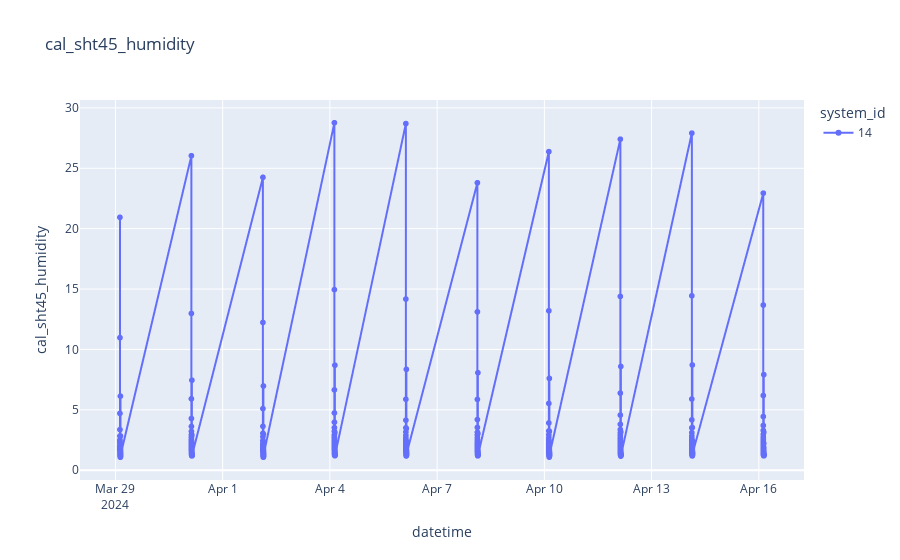

Notebook cell for this chart:
### Code cell
plot_sensor_measurement(df_cal,[14],col_name="cal_sht45_humidity")

### Figure 1 — Plotly figure (JSON) as saved in the notebook; plotly's stock layout.template omitted (floating-point values rounded to 4 significant figures; data arrays with more than 128 entries replaced by an {"elided": "..."} marker saying what was removed)
{"data": [{"hovertemplate": "system_id=14<br>datetime=%{x}<br>cal_sht45_humidity=%{y}<extra></extra>", "legendgroup": "14", "line": {"color": "#636efa", "dash": "solid"}, "marker": {"symbol": "circle"}, "mode": "lines+markers", "name": "14", "showlegend": true, "type": "scattergl", "x": {"elided": "1810 str values"}, "xaxis": "x", "y": {"elided": "1810 float values"}, "yaxis": "y"}], "layout": {"legend": {"title": {"text": "system_id"}, "tracegroupgap": 0}, "title": {"text": "cal_sht45_humidity"}, "xaxis": {"anchor": "y", "domain": [0, 1], "title": {"text": "datetime"}}, "yaxis": {"anchor": "x", "domain": [0, 1], "title": {"text": "cal_sht45_humidity"}}}}
